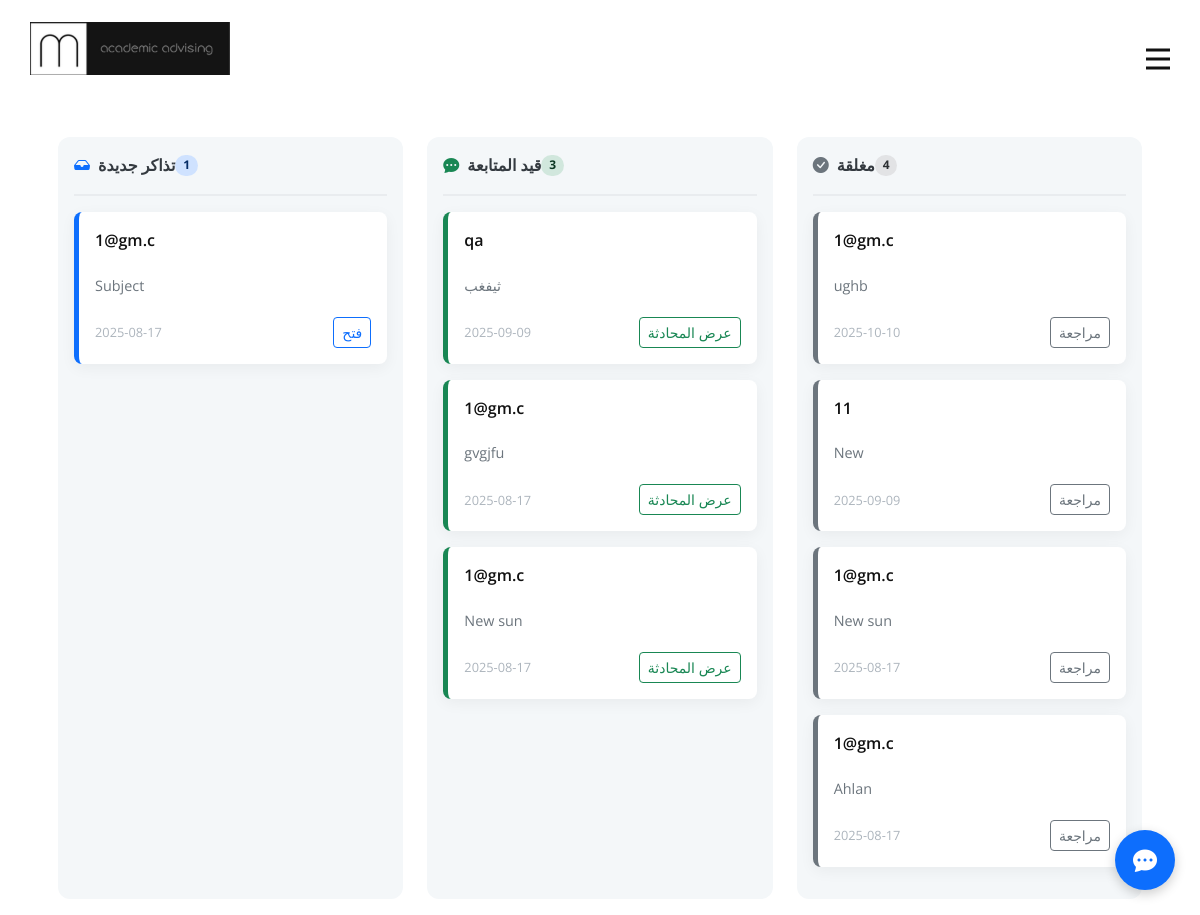
Screenshot of /show/adv (signed in) with the database file from the repository.
### services/db_tickets.py (models this page shows, shortened)
class Ticket(db.Model):
    __tablename__ = 'tickets'
    id = db.Column(db.Integer, primary_key=True)
    subject = db.Column(db.Text, nullable=True)
    status = db.Column(db.String(20), nullable=True, default='New')
    created_at = db.Column(db.DateTime, default=datetime.utcnow)
    student_id = db.Column(db.Integer, db.ForeignKey('student.id'), nullable=True)
    advisor_id = db.Column(db.Integer, db.ForeignKey('doctor.id'), nullable=True)
    messages = db.relationship('ChatMessage', backref='ticket', lazy='dynamic', cascade="all, delete-orphan")

### services/db_students.py (models this page shows, shortened)
class Student(db.Model):
    id = db.Column(db.Integer, primary_key=True, nullable=True)
    stusername = db.Column(db.String(80), unique=True, nullable=True)
    name = db.Column(db.String(100), nullable=True)
    password = db.Column(db.String(128), nullable=True)
    date_created = db.Column(db.DateTime, default=datetime.utcnow)
    advisor_id = db.Column(db.Integer, db.ForeignKey('doctor.id'), nullable=True)
    tickets = db.relationship('Ticket', backref='requesting_student', lazy='dynamic', foreign_keys='Ticket.student_id')

### doctor_routes.py (the view)
@doctor_bp.route("/show/adv")
def show_advisor_dashboard():
    if "username" not in session:
        return "Please log in to view this page.", 403
    advisor = Doctor.query.filter_by(username=session['username']).first()
    if not advisor:
        return "Advisor not found.", 404
    all_tickets = advisor.tickets.order_by(Ticket.created_at.desc()).all()
    for ticket in all_tickets:
        ticket.unread_messages = ChatMessage.query.filter_by(
            ticket_id=ticket.id,
            is_read=False,
            sender_role='student'
        ).count()
    new_tickets = [t for t in all_tickets if t.status == 'New']
    open_tickets = [t for t in all_tickets if t.status == 'Open']
    closed_tickets = [t for t in all_tickets if t.status == 'Closed']
    return render_template(
        'show_adv.html',
        new_tickets=new_tickets,
        open_tickets=open_tickets,
        closed_tickets=closed_tickets
    )

### templates/show_adv.html (shortened to what this page needs)
{% extends 'mainn.html' %}
{% block body %}
<div class="container-fluid mt-4">
    <div class="kanban-board">
        <div class="kanban-column" data-status="new">
            <div class="column-title"><i class="bi bi-inbox-fill me-2 text-primary"></i> تذاكر جديدة <span class="badge bg-primary-subtle text-primary-emphasis rounded-pill">{{ new_tickets|length }}</span></div>
            {% for ticket in new_tickets %}
            <div class="kanban-card status-new" draggable="true" data-ticket-id="{{ ticket.id }}">
                <div class="card-student-name d-flex justify-content-between align-items-center">
                    <span>{{ ticket.requesting_student.name }}</span>
                </div>
                <p class="card-subject">{{ ticket.subject }}</p>
                <div class="card-footer"><span>{{ ticket.created_at.strftime('%Y-%m-%d') }}</span><button class="btn btn-sm btn-outline-primary open-chat-btn">فتح</button></div>
            </div>
            {% endfor %}
        </div>
        <div class="kanban-column" data-status="open">
            <div class="column-title"><i class="bi bi-chat-dots-fill me-2 text-success"></i> قيد المتابعة <span class="badge bg-success-subtle text-success-emphasis rounded-pill">{{ open_tickets|length }}</span></div>
            {% for ticket in open_tickets %}
            <div class="kanban-card status-open" draggable="true" data-ticket-id="{{ ticket.id }}">
                <div class="card-student-name d-flex justify-content-between align-items-center">
                    <span>{{ ticket.requesting_student.name }}</span>
                </div>
                <p class="card-subject">{{ ticket.subject }}</p>
                <div class="card-footer"><span>{{ ticket.created_at.strftime('%Y-%m-%d') }}</span><button class="btn btn-sm btn-outline-success open-chat-btn">عرض المحادثة</button></div>
            </div>
            {% endfor %}
        </div>
        <div class="kanban-column" data-status="closed">
            <div class="column-title"><i class="bi bi-check-circle-fill me-2 text-secondary"></i> مغلقة <span class="badge bg-secondary-subtle text-secondary-emphasis rounded-pill">{{ closed_tickets|length }}</span></div>
            {% for ticket in closed_tickets %}
            <div class="kanban-card status-closed" draggable="true" data-ticket-id="{{ ticket.id }}">
                 <div class="card-student-name d-flex justify-content-between align-items-center">
                    <span>{{ ticket.requesting_student.name }}</span>
                </div>
                <p class="card-subject">{{ ticket.subject }}</p>
                <div class="card-footer"><span>{{ ticket.created_at.strftime('%Y-%m-%d') }}</span><button class="btn btn-sm btn-outline-secondary open-chat-btn">مراجعة</button></div>
            </div>
            {% endfor %}
        </div>
    </div>
</div>
<div class="chat-launcher-container">
    <button id="chat-launcher-button" aria-label="Open Chat">
        <i class="bi bi-chat-dots-fill fs-4 icon-open"></i>
    </button>
</div>
{% endblock %}

### templates/mainn.html (shortened to what this page needs)
<!DOCTYPE html>
<html style="font-size: 16px;" lang="en"><head>
    <link rel="stylesheet" href="{{url_for('static', filename='css/nicepage.css')}}" media="screen">
    <link rel="stylesheet" href="{{url_for('static', filename='css/Home.css')}}" media="screen">
    <link rel="stylesheet" href="https://unpkg.com/aos@next/dist/aos.css" />
    <link href="https://cdn.jsdelivr.net/npm/bootstrap@5.3.3/dist/css/bootstrap.min.css" rel="stylesheet">
<link rel="stylesheet" href="https://cdn.jsdelivr.net/npm/bootstrap-icons@1.11.3/font/bootstrap-icons.min.css">
  </head>
  <body class="u-body u-xl-mode" data-lang="en"><header class="u-clearfix u-header u-header" id="sec-cede"><div class="u-clearfix u-sheet u-valign-middle u-sheet-1">
    <a href="/" class="u-image u-logo u-image-1">
      <img     src="{{url_for('static', filename='images/ll.png')}}" class="u-logo-image u-logo-image-1">
    </a>
        <nav class="u-menu u-menu-dropdown u-offcanvas u-menu-1" data-responsive-from="XL">
          <div class="menu-collapse" style="font-size: 1rem; letter-spacing: 0px; font-weight: 700;">
            <a class="u-button-style u-custom-border u-custom-border-color u-custom-borders u-custom-left-right-menu-spacing u-custom-padding-bottom u-custom-text-color u-custom-top-bottom-menu-spacing u-nav-link u-text-active-palette-1-base u-text-hover-palette-2-base" href="#">
              <svg class="u-svg-link" viewBox="0 0 24 24"><use xmlns:xlink="http://www.w3.org/1999/xlink" xlink:href="#menu-hamburger"></use></svg>
            </a>
          </div>
        </nav>
        {% block body%}
{%endblock%}
  </body>
</html>

### templates/show_adv.html (style rules this page uses)
.kanban-board { display: flex; gap: 1.5rem; padding: 1rem; overflow-x: auto; min-height: 80vh; }
.kanban-column { flex: 1; min-width: 300px; background-color: #f4f7f9; border-radius: 12px; padding: 1rem; }
.column-title { display: flex; align-items: center; padding-bottom: 1rem; margin-bottom: 1rem; border-bottom: 2px solid #e9ecef; font-size: 1rem; font-weight: 700; color: #343a40; }
.kanban-card { background-color: #fff; border-radius: 8px; padding: 1rem; margin-bottom: 1rem; box-shadow: 0 4px 15px rgba(0,0,0,.05); border-left: 5px solid; transition: transform .2s ease, box-shadow .2s ease; cursor: grab; }
.kanban-card.status-new { border-color: #0d6efd; }
.kanban-card.status-open { border-color: #198754; }
.kanban-card.status-closed { border-color: #6c757d; }
.card-student-name { font-weight: 600; margin-bottom: .25rem; }
.card-subject { font-size: .9rem; color: #6c757d; margin-bottom: 1rem; }
.card-footer { display: flex; justify-content: space-between; align-items: center; font-size: .8rem; color: #adb5bd; }
.chat-launcher-container { position: fixed; bottom: 25px; right: 25px; z-index: 1050; }
#chat-launcher-button { background-color: #0d6efd; color: white; width: 60px; height: 60px; border-radius: 50%; border: none; display: flex; justify-content: center; align-items: center; box-shadow: 0 4px 12px rgba(0, 0, 0, 0.2); cursor: pointer; transition: transform 0.2s ease-in-out, background-color 0.2s; }
#chat-launcher-button .icon-open { display: block; }

### rows the page displays
Ticket: requesting_student.name "1@gm.c", subject "Subject", created_at "2025-08-17"
Ticket: requesting_student.name "qa", subject "ثيفغب", created_at "2025-09-09"
Ticket: requesting_student.name "1@gm.c", subject "gvgjfu", created_at "2025-08-17"
Ticket: requesting_student.name "1@gm.c", subject "New sun", created_at "2025-08-17"
Ticket: requesting_student.name "1@gm.c", subject "ughb", created_at "2025-10-10"
Ticket: requesting_student.name "11", subject "New", created_at "2025-09-09"
Ticket: requesting_student.name "1@gm.c", subject "New sun", created_at "2025-08-17"
Ticket: requesting_student.name "1@gm.c", subject "Ahlan", created_at "2025-08-17"

### other values shown
{{ new_tickets|length }} "1"
{{ open_tickets|length }} "3"
{{ closed_tickets|length }} "4"
